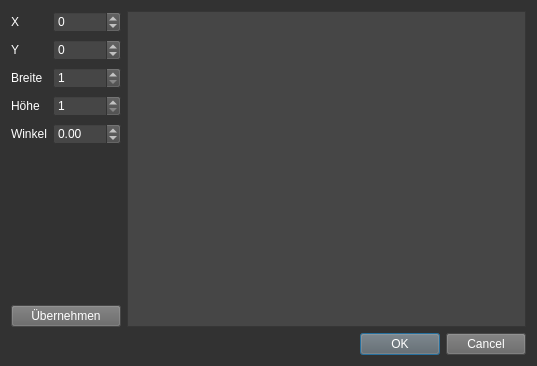
<?xml version="1.0" encoding="UTF-8"?>
<ui version="4.0">
 <class>PlayerPositionDialog</class>
 <widget class="QDialog" name="PlayerPositionDialog">
  <property name="geometry">
   <rect>
    <x>0</x>
    <y>0</y>
    <width>537</width>
    <height>366</height>
   </rect>
  </property>
  <property name="sizePolicy">
   <sizepolicy hsizetype="Fixed" vsizetype="Fixed">
    <horstretch>0</horstretch>
    <verstretch>0</verstretch>
   </sizepolicy>
  </property>
  <property name="windowTitle">
   <string>Größe anpassen</string>
  </property>
  <property name="styleSheet">
   <string notr="true">QDialog{
background-color: rgb(50, 50, 50)
}

QWidget{
color: white;
}

QMenu{
background-color: rgb(50, 50, 50);
}

QLineEdit{
background: transparent;
}

QSpinBox{
background-color: rgb(70, 70, 70);
}

QDoubleSpinBox{
background-color: rgb(70, 70, 70);
}

QLineEdit:disabled{
color: rgb(220, 220, 220);
}

QListWidget{
background-color: rgb(70, 70, 70);
}

QListView{
background-color: rgb(70, 70, 70);
}

QAbstractButton{
background-color: rgb(100, 100, 100);
}

QAbstractButton:disabled{
background-color: rgb(70, 70, 70);
}
</string>
  </property>
  <layout class="QGridLayout" name="gridLayout_2">
   <item row="0" column="0">
    <layout class="QGridLayout" name="gridLayout" rowstretch="0,1">
     <item row="1" column="1">
      <widget class="QDialogButtonBox" name="buttonBox">
       <property name="orientation">
        <enum>Qt::Horizontal</enum>
       </property>
       <property name="standardButtons">
        <set>QDialogButtonBox::Cancel|QDialogButtonBox::Ok</set>
       </property>
      </widget>
     </item>
     <item row="0" column="0">
      <layout class="QFormLayout" name="formLayout">
       <item row="0" column="0">
        <widget class="QLabel" name="label_x">
         <property name="text">
          <string>X</string>
         </property>
        </widget>
       </item>
       <item row="0" column="1">
        <widget class="QSpinBox" name="spinBox_x">
         <property name="minimum">
          <number>-9999</number>
         </property>
         <property name="maximum">
          <number>9999</number>
         </property>
        </widget>
       </item>
       <item row="1" column="0">
        <widget class="QLabel" name="label_y">
         <property name="text">
          <string>Y</string>
         </property>
        </widget>
       </item>
       <item row="1" column="1">
        <widget class="QSpinBox" name="spinBox_y">
         <property name="minimum">
          <number>-9999</number>
         </property>
         <property name="maximum">
          <number>9999</number>
         </property>
        </widget>
       </item>
       <item row="2" column="0">
        <widget class="QLabel" name="label_w">
         <property name="text">
          <string>Breite</string>
         </property>
        </widget>
       </item>
       <item row="2" column="1">
        <widget class="QSpinBox" name="spinBox_w">
         <property name="minimum">
          <number>1</number>
         </property>
         <property name="maximum">
          <number>9999</number>
         </property>
        </widget>
       </item>
       <item row="3" column="0">
        <widget class="QLabel" name="label_h">
         <property name="text">
          <string>Höhe</string>
         </property>
        </widget>
       </item>
       <item row="3" column="1">
        <widget class="QSpinBox" name="spinBox_h">
         <property name="minimum">
          <number>1</number>
         </property>
         <property name="maximum">
          <number>9999</number>
         </property>
        </widget>
       </item>
       <item row="5" column="1">
        <spacer name="verticalSpacer">
         <property name="orientation">
          <enum>Qt::Vertical</enum>
         </property>
         <property name="sizeHint" stdset="0">
          <size>
           <width>20</width>
           <height>40</height>
          </size>
         </property>
        </spacer>
       </item>
       <item row="6" column="0" colspan="2">
        <widget class="QPushButton" name="pushButton_apply">
         <property name="text">
          <string>Übernehmen</string>
         </property>
        </widget>
       </item>
       <item row="4" column="0">
        <widget class="QLabel" name="label_angle">
         <property name="text">
          <string>Winkel</string>
         </property>
        </widget>
       </item>
       <item row="4" column="1">
        <widget class="QDoubleSpinBox" name="doubleSpinBox_angle">
         <property name="minimum">
          <double>-360.000000000000000</double>
         </property>
         <property name="maximum">
          <double>360.000000000000000</double>
         </property>
        </widget>
       </item>
      </layout>
     </item>
     <item row="0" column="1">
      <widget class="QListWidget" name="listWidget_scenes">
       <property name="selectionMode">
        <enum>QAbstractItemView::MultiSelection</enum>
       </property>
      </widget>
     </item>
    </layout>
   </item>
  </layout>
 </widget>
 <resources/>
 <connections>
  <connection>
   <sender>buttonBox</sender>
   <signal>accepted()</signal>
   <receiver>PlayerPositionDialog</receiver>
   <slot>accept()</slot>
   <hints>
    <hint type="sourcelabel">
     <x>248</x>
     <y>254</y>
    </hint>
    <hint type="destinationlabel">
     <x>157</x>
     <y>274</y>
    </hint>
   </hints>
  </connection>
  <connection>
   <sender>buttonBox</sender>
   <signal>rejected()</signal>
   <receiver>PlayerPositionDialog</receiver>
   <slot>reject()</slot>
   <hints>
    <hint type="sourcelabel">
     <x>316</x>
     <y>260</y>
    </hint>
    <hint type="destinationlabel">
     <x>286</x>
     <y>274</y>
    </hint>
   </hints>
  </connection>
 </connections>
</ui>
